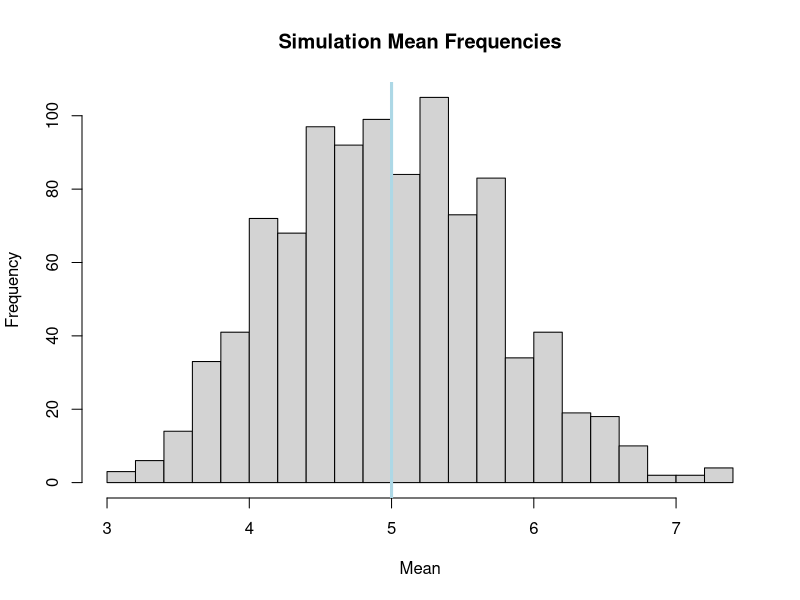
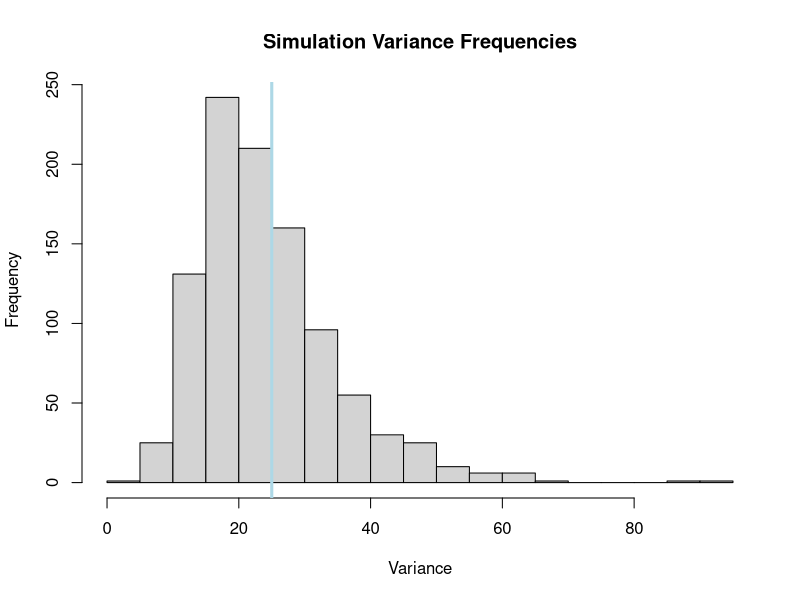
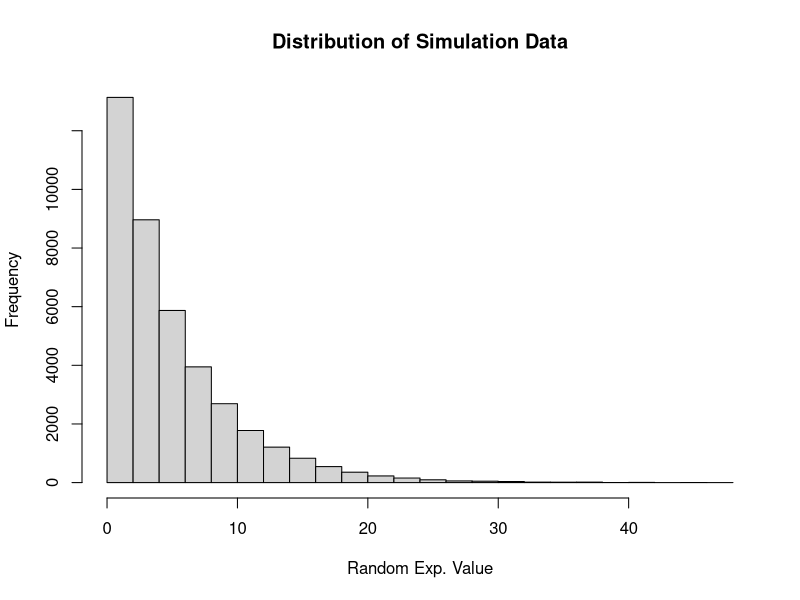
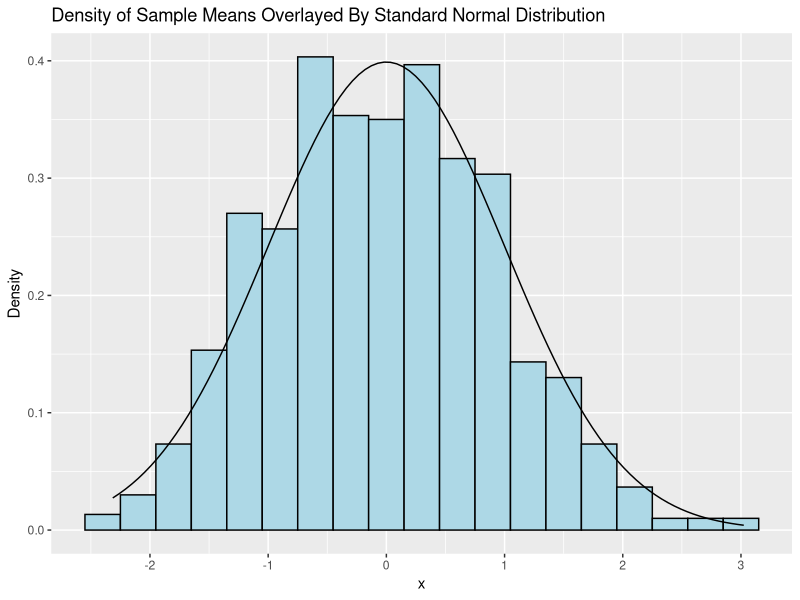

Write the R code that produced these figures, in order.
## ---- chunk 1
knitr::opts_chunk$set(echo = TRUE)
## ---- chunk 2
library(ggplot2)
## ---- chunk 3
# Set the random seed so that the results can be exactly reproduced
set.seed(1234) 

# Set the parameters for the simulations
lambda <- 0.2
numberPerSim <- 40
numberOfSims <- 1000

# Run 1000 simulations, drawing 40 random variables from the exponential distribution
# The result is a matrix whose columns represent simulations and rows represent 
# random variables in each simulation
sims <- 
    vapply(
        1:numberOfSims, 
        function(x) rexp(numberPerSim, lambda), 
        FUN.VALUE = numeric(40))
## ---- chunk 4
# Calculate the average of each simulation (each column represents a single
# simulation)
simMeans <- vapply(1:numberOfSims, function(i) mean(sims[,i]), FUN.VALUE = numeric(1))

# Calculate the standard deviation of each simulation
simSigmas <- vapply(1:numberOfSims, function(i) sd(sims[,i]), FUN.VALUE = numeric(1))
## ---- chunk 5
# Calculate the theoretical mean
theoreticalMean <- 1 / lambda

# Show a histogram of the simulation means
# Add a vertical blue line at the theoretical mean
hist(
    simMeans, 
    breaks = 20, 
    xlab = "Mean", 
    ylab = "Frequency", 
    main = "Simulation Mean Frequencies")
abline(v = theoreticalMean, col = "lightblue", lwd = 3)


# Show the difference between the average sample mean and the theoretical mean
mean(simMeans) - theoreticalMean
## ---- chunk 6
# Calculate the theoretical variance
theoreticalSD <- 1 / lambda
theoreticalVariance <- theoreticalSD^2

# Show a histogram of the simulation variances
# Add a vertical blue line at the theoretical variance
hist(
    simSigmas^2, 
    breaks = 20, 
    xlab = "Variance", 
    ylab = "Frequency", 
    main = "Simulation Variance Frequencies")
abline(v = theoreticalVariance, col = "lightblue", lwd = 3)

# Show the difference between the average sample variance and the theoretical variance
mean(simSigmas^2) - theoreticalVariance
## ---- chunk 7
# Show a histogram of the raw simulation data
# This should demonstrate that the exponential distribution is itself not normal
hist(
    sims,
    breaks=20,
    xlab="Random Exp. Value",
    ylab="Frequency",
    main="Distribution of Simulation Data")

# Function to transform the sample mean to its CLT statistic
# It does so by first subtracting the theoretical mean from the sample mean, and then
# divides by the standard error
standardError <- theoreticalSD / sqrt(numberPerSim)
calcCLTStatistic <- function(m) (m - theoreticalMean) / standardError

# Create a data frame of the transformed sample means
dat <- data.frame(x = vapply(simMeans, calcCLTStatistic, FUN.VALUE=numeric(1)))

# Plot the density of the sample averages, overlayed by the standard normal dist
g <- ggplot(dat, aes(x = x)) +
    geom_histogram(
        aes(y = ..density..), 
        fill="lightblue", 
        color="black", 
        binwidth=0.3) +
    stat_function(fun = dnorm) +
    labs(
        x = "x",
        y = "Density",
        title = "Density of Sample Means Overlayed By Standard Normal Distribution"
    )
print(g)
